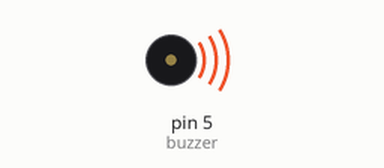
The sketch below on a simulated Arduino Uno, built with avr-gcc and run on an emulated ATmega328P. Shown: buzzer (waves = sounding).

Above: at 0.1 s.
Timing chart, 0 to 3.0 s (numbered marks = the images above):
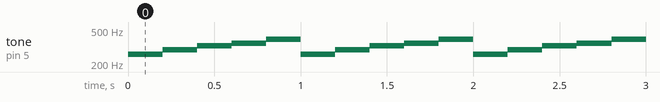

Measured:
- by itself, tone on pin 5 (buzzer): repeats every 1.0 s: 293 Hz 0.20 s, 329 Hz 0.20 s, 349 Hz 0.20 s, 392 Hz 0.20 s, 261 Hz 0.20 s

The sketch:

sketch_jun8a.ino
```cpp
int buzzer = 5;

void setup()
{
    // Define o pino do Buzzer como Saida
    pinMode(buzzer,OUTPUT);
}

void loop()
{
    // Aciona o buzzer na frequencia relativa ao Dó em Hz
    tone(buzzer,261);
    // Espera um tempo para Desativar
    delay(200);
    //Desativa o buzzer
    noTone(buzzer);
    // Aciona o buzzer na frequencia relativa ao Ré em Hz
    tone(buzzer,293);
    delay(200);
    noTone(buzzer);
    // Aciona o buzzer na frequencia relativa ao Mi em Hz
    tone(buzzer,329);
    delay(200);
    noTone(buzzer);
    // Aciona o buzzer na frequencia relativa ao Fá em Hz
    tone(buzzer,349);
    delay(200);
    noTone(buzzer);
    // Aciona o buzzer na frequencia relativa ao Sol em Hz
    tone(buzzer,392);
    delay(200);
    noTone(buzzer);
}
```
